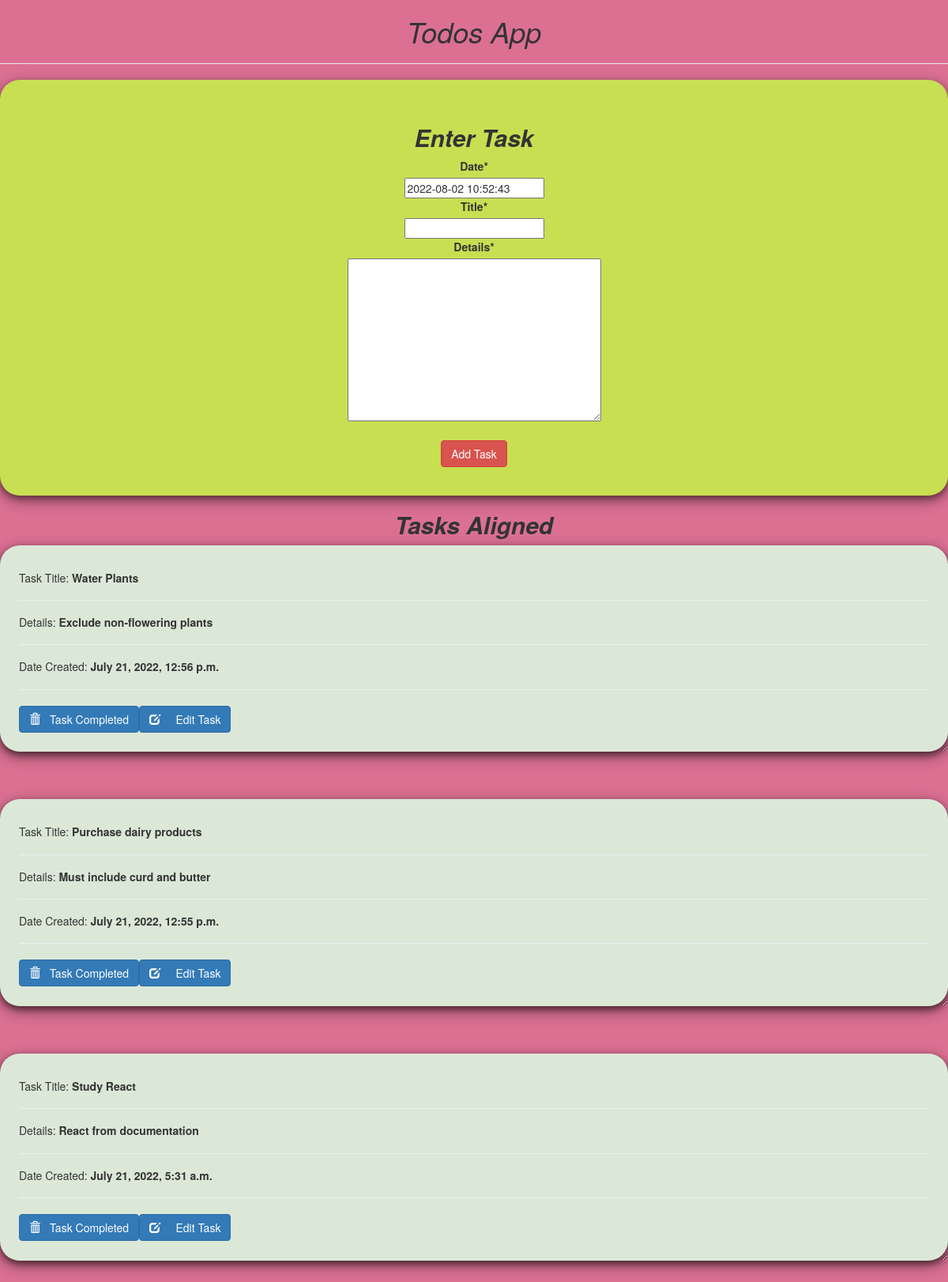
The page / on the database its author committed.
### todosapp/models.py (models this page shows, shortened)
class Todo(models.Model):
	date=models.DateTimeField(default=timezone.now)
	title=models.CharField(max_length=100)
	details=models.TextField()

### todosapp/views.py (the view)
# urls.py: path('', views.index, name="todo"),
def index(request):
	item_list = Todo.objects.order_by("-date")
	if request.method == "POST":
		form = TodoForm(request.POST)
		if form.is_valid():
			form.save()
			return redirect('todo')
	form = TodoForm()
	page = {
			"forms" : form,
			"list" : item_list,
			"title" : "TODO LIST",
		}
	return render(request, 'todo/index.html', page)

### todosapp/forms.py
class TodoForm(forms.ModelForm):
	class Meta:
		model = Todo
		fields="__all__"

### todosapp/templates/todo/index.html (shortened to what this page needs)
{% load crispy_forms_tags %}
<!DOCTYPE html>
<html lang="en" dir="ltr">
<head>
  <link rel="stylesheet" href="https://maxcdn.bootstrapcdn.com/bootstrap/3.3.7/css/bootstrap.min.css">
</head>
<body  class="container-fluid">
  <center class="row">
    <h1><i>Todos App</i></h1>
    <hr />
  </center>
  <div class="row">
    <div class="col-md-13" >
        <div  class="submit_form">
        <form  method="POST">
            <h2><b><i>Enter Task</i></b></h2>
            <span class="border-left-0">
          {{forms|crispy}}
        </span>
          <br />
          <center>
          <input type="submit" class="btn btn-danger" value="Add Task" />
        </center>
        </form>
      </div>
    </div>
    <center><h2><b><i>Tasks Aligned</i></b></h2></center>
    <div class="col-md-16">
      {% for i in list %}
      <div class="card">
        <h5>Task Title: <b>{{i.title}}</b></h5>
        <hr/>
        <h5>Details: <b>{{i.details}}</b></h5>
        <hr/>
        <h5>Date Created: <b>{{i.date}}</b></h5>
        <hr/>
        <form action="/del/{{i.id}}" method="POST" style=" padding-right: 4%; padding-bottom: 3%;">
          <button value="remove" type="submit"  class="btn btn-primary" style="float: left;"><span class="glyphicon glyphicon-trash"></span> &nbsp; Task Completed</button>
          <button value="remove" type="submit"  class="btn btn-primary" style="float: left;"><span class="glyphicon glyphicon-edit"></span> &nbsp;&nbsp;&nbsp; Edit Task</button>
        </form>
      </div>
      {% endfor%}
    </div>
</div>
</body>
</html>

### todosapp/templates/todo/index.html (style rules this page uses)
.card { box-shadow: 0 4px 8px 0 rgba(0,0,0,0.5), 0 6px 20px 0 rgba(0,0,0,0.39); background: #DBE8D8; margin-bottom : 5%; border-radius: 25px; padding : 2%; overflow: auto; resize: both; text-overflow: ellipsis; }
.row { background-color: palevioletred; }
.submit_form { text-align: center; padding: 3%; background: #C8DF52; border-radius: 25px; box-shadow: 0 4px 8px 0 rgba(0,0,0,0.4), 0 6px 20px 0 rgba(0,0,0,0.36); }

### rows shown on the page
Todo: title "Water Plants", details "Exclude non-flowering plants", date "July 21, 2022, 12:56 p.m."
Todo: title "Purchase dairy products", details "Must include curd and butter", date "July 21, 2022, 12:55 p.m."
Todo: title "Study React", details "React from documentation", date "July 21, 2022, 5:31 a.m."
